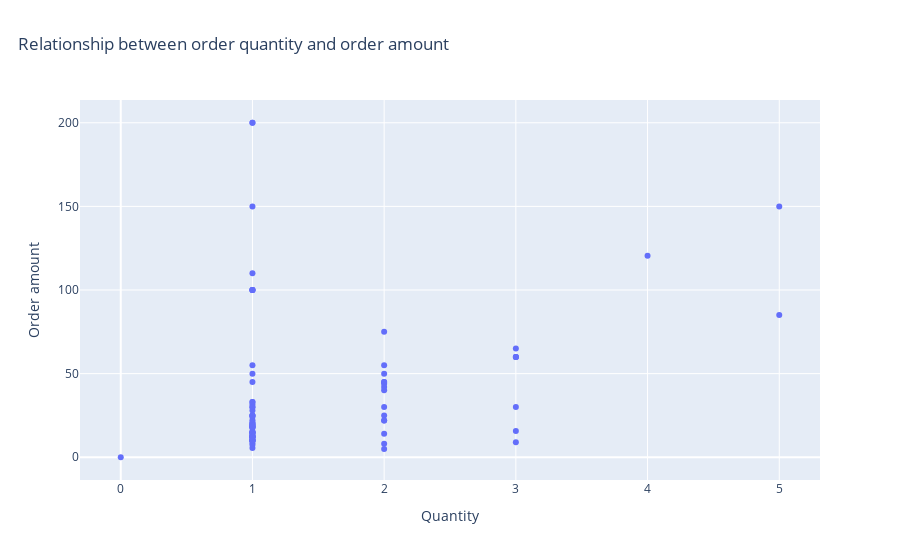

The notebook cell saved with this chart:
### Markdown cell above
### 4. Does increasing order quantity lead to higher order amounts?

### Code cell
fig = px.scatter(
    df,
    x="quantity",
    y="amount",
    title="Relationship between order quantity and order amount"
)

fig.update_layout(title={"x": 0.02})
fig.update_xaxes(title_text="Quantity")
fig.update_yaxes(title_text="Order amount")
fig.show()

save_fig(fig, FIGS / "quantity_vs_amount_scatter.png")

### Figure 1 — Plotly figure (JSON) as saved in the notebook; plotly's stock layout.template omitted (floating-point values rounded to 4 significant figures)
{"data": [{"hovertemplate": "quantity=%{x}<br>amount=%{y}<extra></extra>", "legendgroup": "", "marker": {"color": "#636efa", "symbol": "circle"}, "mode": "markers", "name": "", "orientation": "v", "showlegend": false, "type": "scatter", "x": [1.0, 2.0, 1.0, NaN, 1.0, 3.0, 1.0, 2.0, 1.0, NaN, 4.0, 1.0, 0.0, 1.0, 2.0, 3.0, 1.0, 1.0, 5.0, NaN, 1.0, 2.0, 1.0, 1.0, 1.0, 2.0, 1.0, 1.0, 1.0, 1.0, 2.0, 1.0, 3.0, 1.0, 1.0, 2.0, 1.0, NaN, 1.0, 2.0, 1.0, 1.0, 1.0, 2.0, 1.0, 1.0, 3.0, 1.0, 1.0, 2.0, 1.0, 1.0, NaN, 1.0, 2.0, 1.0, 1.0, 3.0, 1.0, 1.0, 1.0, 2.0, 1.0, 1.0, 1.0, 2.0, 1.0, 1.0, 1.0, 3.0, 1.0, 1.0, 2.0, 1.0, NaN, 2.0, 1.0, 1.0, 1.0, 1.0, 2.0, 1.0, 1.0, 2.0, 1.0, NaN, 1.0, 3.0, 1.0, 1.0, 2.0, 1.0, 1.0, 1.0, 5.0, 1.0, 2.0, NaN, 1.0, 1.0], "xaxis": "x", "y": [12.5, 8.0, NaN, 25.0, 100.0, 15.75, 45.0, NaN, 19.99, 50.0, 120.5, 30.0, 0.0, 15.0, NaN, 60.0, 22.1, 10.0, 85.0, 12.0, 33.0, NaN, 14.5, 200.0, 5.5, 45.0, 18.0, 99.99, NaN, 12.5, 25.0, 10.0, 30.0, 7.5, 150.0, 22.0, 11.0, 40.0, 19.5, 55.0, 12.0, NaN, 28.0, 14.0, 100.0, 9.99, 65.0, 25.0, 18.5, 42.0, 13.0, 31.5, 80.0, 21.0, NaN, 17.5, 50.0, 9.0, 110.0, 24.0, 15.5, 75.0, NaN, 12.0, 33.0, 40.0, 19.99, NaN, 14.5, 60.0, 25.0, 10.0, 5.0, 200.0, 12.5, 44.0, 18.0, NaN, 29.9, 15.0, 50.0, 8.5, 100.0, 22.0, 14.0, 35.0, 19.0, 60.0, 12.5, NaN, 45.0, NaN, 10.0, 25.0, 150.0, 18.5, 30.0, 7.0, 55.0, 12.0], "yaxis": "y"}], "layout": {"legend": {"tracegroupgap": 0}, "title": {"text": "Relationship between order quantity and order amount", "x": 0.02}, "xaxis": {"anchor": "y", "domain": [0, 1], "title": {"text": "Quantity"}}, "yaxis": {"anchor": "x", "domain": [0, 1], "title": {"text": "Order amount"}}}}
